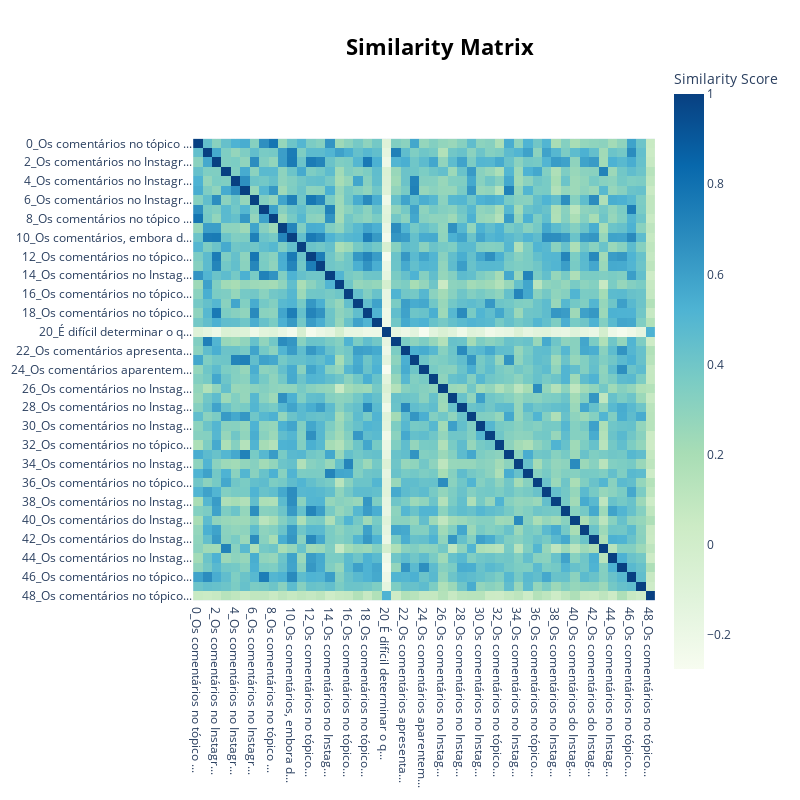

Here is the notebook cell this chart was saved with:
### Code cell
topic_model.visualize_heatmap()

### Figure 1 — Plotly figure (JSON) as saved in the notebook; plotly's stock layout.template omitted (floating-point values rounded to 4 significant figures; data arrays with more than 128 entries replaced by an {"elided": "..."} marker saying what was removed)
{"data": [{"coloraxis": "coloraxis", "hovertemplate": "x: %{x}<br>y: %{y}<br>Similarity Score: %{z}<extra></extra>", "name": "0", "type": "heatmap", "x": ["0_Os comentários no tópico ...", "1_Os comentários presentes ...", "2_Os comentários no Instagr...", "3_Os comentários no Instagr...", "4_Os comentários no Instagr...", "5_Os comentários no tópico ...", "6_Os comentários no Instagr...", "7_Os comentários do Instagr...", "8_Os comentários no tópico ...", "9_Os comentários no tópico ...", "10_Os comentários, embora d...", "11_Os comentários no tópico...", "12_Os comentários no tópico...", "13_Os comentários no Instag...", "14_Os comentários no Instag...", "15_Os comentários do Instag...", "16_Os comentários no tópico...", "17_Os comentários no tópico...", "18_Os comentários no tópico...", "19_Os comentários no Instag...", "20_É difícil determinar o q...", "21_Os comentários no tópico...", "22_Os comentários apresenta...", "23_Os comentários no tópico...", "24_Os comentários aparentem...", "25_Os comentários listados ...", "26_Os comentários no Instag...", "27_Os comentários na hashta...", "28_Os comentários no Instag...", "29_Os comentários no Instag...", "30_Os comentários no Instag...", "31_Os comentários, em sua m...", "32_Os comentários no tópico...", "33_Os comentários no Instag...", "34_Os comentários no Instag...", "35_Os comentários no Instag...", "36_Os comentários no tópico...", "37_Os comentários no Instag...", "38_Os comentários no Instag...", "39_Os comentários no tópico...", "40_Os comentários do Instag...", "41_Os comentários do Instag...", "42_Os comentários do Instag...", "43_Os comentários apresenta...", "44_Os comentários no Instag...", "45_Os comentários no tópico...", "46_Os comentários no tópico...", "47_Os comentários na public...", "48_Os comentários no tópico..."], "xaxis": "x", "y": ["0_Os comentários no tópico ...", "1_Os comentários presentes ...", "2_Os comentários no Instagr...", "3_Os comentários no Instagr...", "4_Os comentários no Instagr...", "5_Os comentários no tópico ...", "6_Os comentários no Instagr...", "7_Os comentários do Instagr...", "8_Os comentários no tópico ...", "9_Os comentários no tópico ...", "10_Os comentários, embora d...", "11_Os comentários no tópico...", "12_Os comentários no tópico...", "13_Os comentários no Instag...", "14_Os comentários no Instag...", "15_Os comentários do Instag...", "16_Os comentários no tópico...", "17_Os comentários no tópico...", "18_Os comentários no tópico...", "19_Os comentários no Instag...", "20_É difícil determinar o q...", "21_Os comentários no tópico...", "22_Os comentários apresenta...", "23_Os comentários no tópico...", "24_Os comentários aparentem...", "25_Os comentários listados ...", "26_Os comentários no Instag...", "27_Os comentários na hashta...", "28_Os comentários no Instag...", "29_Os comentários no Instag...", "30_Os comentários no Instag...", "31_Os comentários, em sua m...", "32_Os comentários no tópico...", "33_Os comentários no Instag...", "34_Os comentários no Instag...", "35_Os comentários no Instag...", "36_Os comentários no tópico...", "37_Os comentários no Instag...", "38_Os comentários no Instag...", "39_Os comentários no tópico...", "40_Os comentários do Instag...", "41_Os comentários do Instag...", "42_Os comentários do Instag...", "43_Os comentários apresenta...", "44_Os comentários no Instag...", "45_Os comentários no tópico...", "46_Os comentários no tópico...", "47_Os comentários na public...", "48_Os comentários no tópico..."], "yaxis": "y", "z": {"elided": "49x49 float values"}}], "layout": {"coloraxis": {"colorbar": {"title": {"text": "Similarity Score"}}, "colorscale": [[0, "rgb(247,252,240)"], [0.125, "rgb(224,243,219)"], [0.25, "rgb(204,235,197)"], [0.375, "rgb(168,221,181)"], [0.5, "rgb(123,204,196)"], [0.625, "rgb(78,179,211)"], [0.75, "rgb(43,140,190)"], [0.875, "rgb(8,104,172)"], [1, "rgb(8,64,129)"]]}, "height": 800, "hoverlabel": {"bgcolor": "white", "font": {"family": "Rockwell", "size": 16}}, "legend": {"title": {"text": "Trend"}}, "margin": {"t": 60}, "showlegend": true, "title": {"font": {"color": "Black", "size": 22}, "text": "<b>Similarity Matrix</b>", "x": 0.55, "xanchor": "center", "y": 0.95, "yanchor": "top"}, "width": 800, "xaxis": {"anchor": "y", "constrain": "domain", "domain": [0, 1], "scaleanchor": "y"}, "yaxis": {"anchor": "x", "autorange": "reversed", "constrain": "domain", "domain": [0, 1]}}}
